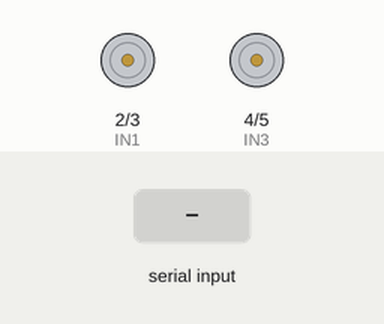
Recording of a sketch running on a simulated Arduino Uno, built with avr-gcc and run on an emulated ATmega328P. Shown: motor-driver pin pairs drawn as motors (green arrow = first pin HIGH = forward, orange = second pin HIGH = backward, longer = more drive). The test bench sets the inputs (shaded band).

Above: at 1.2 s.
1.3 s: "F" received over the second serial link
At 1.9 s:
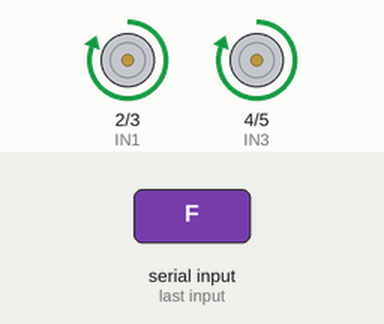
2.8 s: "B" received over the second serial link
At 4.0 s:
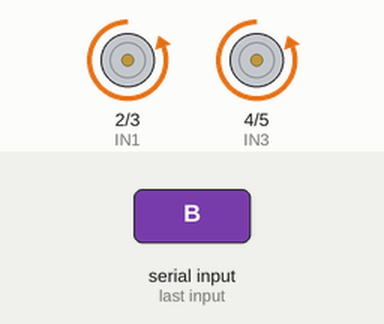
4.3 s: "L" received over the second serial link
At 5.3 s:
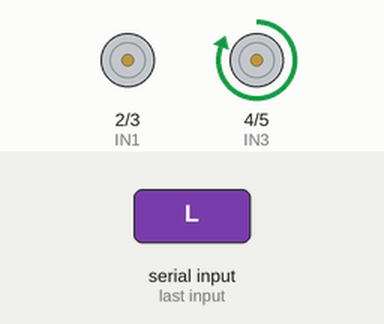
5.8 s: "R" received over the second serial link
At 6.5 s:
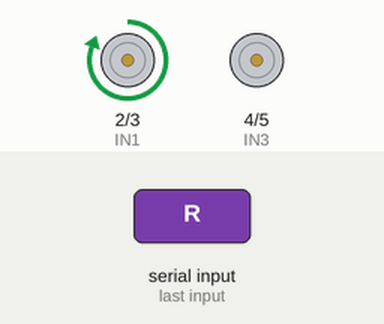
7.3 s: "S" received over the second serial link
At 7.6 s:
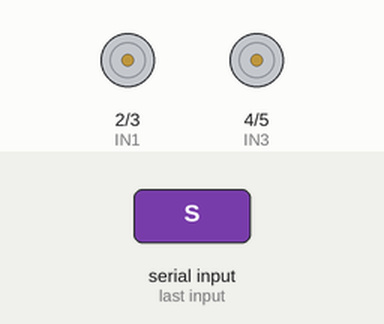
Timing chart, 0 to 9.8 s (numbered marks = the images above; inputs shaded):
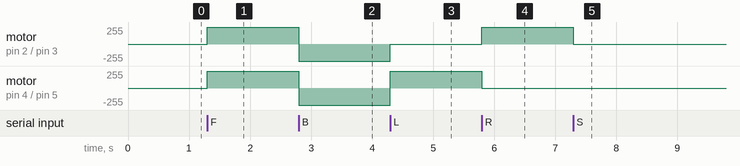

Measured:
- after the input at 1.3 s, motor on pin 2 (IN1) / pin 3 (IN2), motor on pin 4 (IN3) / pin 5 (IN4): stopped → forward 255/255 at once
- after the input at 2.8 s, motor on pin 2 (IN1) / pin 3 (IN2), motor on pin 4 (IN3) / pin 5 (IN4): forward 255/255 → backward 255/255 at once
- after the input at 4.3 s, motor on pin 2 (IN1) / pin 3 (IN2): backward 255/255 → stopped at once; motor on pin 4 (IN3) / pin 5 (IN4): backward 255/255 → forward 255/255 at once
- after the input at 5.8 s, motor on pin 2 (IN1) / pin 3 (IN2): stopped → forward 255/255 at once; motor on pin 4 (IN3) / pin 5 (IN4): forward 255/255 → stopped at once
- after the input at 7.3 s, motor on pin 2 (IN1) / pin 3 (IN2): forward 255/255 → stopped at once

The sketch:

9.2HD.ino
```cpp
#include <SoftwareSerial.h>

#define IN1 2
#define IN2 3
#define IN3 4
#define IN4 5

SoftwareSerial bluetooth(10, 11); // RX, TX

void setup()
{
  pinMode(IN1, OUTPUT);
  pinMode(IN2, OUTPUT);
  pinMode(IN3, OUTPUT);
  pinMode(IN4, OUTPUT);
  digitalWrite(IN1, LOW);
  digitalWrite(IN2, LOW);
  digitalWrite(IN3, LOW);
  digitalWrite(IN4, LOW);

  Serial.begin(9600);
  bluetooth.begin(9600);
}

void loop()
{
  if (bluetooth.available())
  {
    char command = bluetooth.read();
    processCommand(command);
  }
}

void processCommand(char command)
{
  switch (command)
  {
    case 'F':
      moveForward();
      break;
    case 'B':
      moveBackward();
      break;
    case 'L':
      turnLeft();
      break;
    case 'R':
      turnRight();
      break;
    case 'S':
      stop();
      break;
    default:
      // Invalid command
      break;
  }
}

void moveForward()
{
  digitalWrite(IN1, HIGH);
  digitalWrite(IN2, LOW);
  digitalWrite(IN3, HIGH);
  digitalWrite(IN4, LOW);
}

void moveBackward()
{
  digitalWrite(IN1, LOW);
  digitalWrite(IN2, HIGH);
  digitalWrite(IN3, LOW);
  digitalWrite(IN4, HIGH);
}

void turnLeft()
{
  digitalWrite(IN1, LOW);
  digitalWrite(IN2, LOW);
  digitalWrite(IN3, HIGH);
  digitalWrite(IN4, LOW);
}

void turnRight()
{
  digitalWrite(IN1, HIGH);
  digitalWrite(IN2, LOW);
  digitalWrite(IN3, LOW);
  digitalWrite(IN4, LOW);
}

void stop()
{
  digitalWrite(IN1, LOW);
  digitalWrite(IN2, LOW);
  digitalWrite(IN3, LOW);
  digitalWrite(IN4, LOW);
}
```
